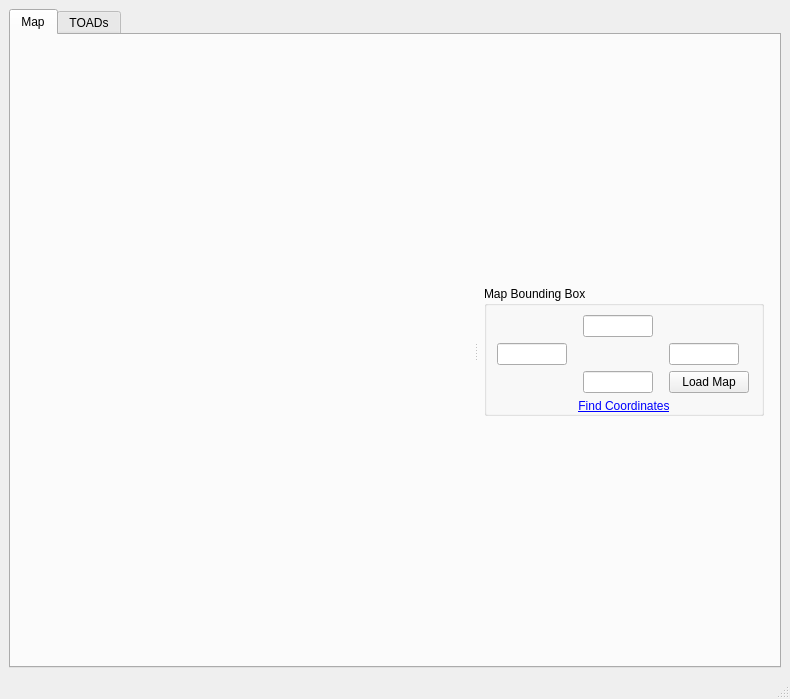
<?xml version="1.0" encoding="UTF-8"?>
<ui version="4.0">
 <class>TOALocalizationGUI</class>
 <widget class="QMainWindow" name="TOALocalizationGUI">
  <property name="geometry">
   <rect>
    <x>0</x>
    <y>0</y>
    <width>790</width>
    <height>699</height>
   </rect>
  </property>
  <property name="windowTitle">
   <string>MainWindow</string>
  </property>
  <widget class="QWidget" name="centralwidget">
   <layout class="QVBoxLayout" name="verticalLayout_4">
    <item>
     <layout class="QVBoxLayout" name="verticalLayout">
      <item>
       <widget class="QTabWidget" name="tabWidget">
        <property name="currentIndex">
         <number>0</number>
        </property>
        <widget class="QWidget" name="tab">
         <attribute name="title">
          <string>Map</string>
         </attribute>
         <layout class="QVBoxLayout" name="verticalLayout_2">
          <item>
           <widget class="QSplitter" name="splitter_3">
            <property name="orientation">
             <enum>Qt::Horizontal</enum>
            </property>
            <widget class="QSplitter" name="splitter_2">
             <property name="orientation">
              <enum>Qt::Vertical</enum>
             </property>
             <widget class="QWidget" name="layoutWidget">
              <layout class="QVBoxLayout" name="verticalLayoutMap"/>
             </widget>
            </widget>
            <widget class="QWidget" name="layoutWidget_2">
             <layout class="QVBoxLayout" name="verticalLayout_9">
              <property name="sizeConstraint">
               <enum>QLayout::SetMaximumSize</enum>
              </property>
              <property name="leftMargin">
               <number>6</number>
              </property>
              <property name="rightMargin">
               <number>6</number>
              </property>
              <item>
               <spacer name="verticalSpacer">
                <property name="orientation">
                 <enum>Qt::Vertical</enum>
                </property>
                <property name="sizeHint" stdset="0">
                 <size>
                  <width>20</width>
                  <height>40</height>
                 </size>
                </property>
               </spacer>
              </item>
              <item>
               <widget class="QGroupBox" name="groupBox_14">
                <property name="sizePolicy">
                 <sizepolicy hsizetype="Minimum" vsizetype="Preferred">
                  <horstretch>0</horstretch>
                  <verstretch>0</verstretch>
                 </sizepolicy>
                </property>
                <property name="maximumSize">
                 <size>
                  <width>280</width>
                  <height>16777215</height>
                 </size>
                </property>
                <property name="title">
                 <string>Map Bounding Box</string>
                </property>
                <layout class="QVBoxLayout" name="verticalLayout_16">
                 <property name="leftMargin">
                  <number>0</number>
                 </property>
                 <property name="rightMargin">
                  <number>0</number>
                 </property>
                 <property name="bottomMargin">
                  <number>0</number>
                 </property>
                 <item>
                  <layout class="QGridLayout" name="gridLayout_10">
                   <item row="1" column="0">
                    <widget class="QLineEdit" name="lineEditLeft">
                     <property name="sizePolicy">
                      <sizepolicy hsizetype="Minimum" vsizetype="Fixed">
                       <horstretch>0</horstretch>
                       <verstretch>0</verstretch>
                      </sizepolicy>
                     </property>
                     <property name="maximumSize">
                      <size>
                       <width>70</width>
                       <height>16777215</height>
                      </size>
                     </property>
                     <property name="cursorPosition">
                      <number>0</number>
                     </property>
                    </widget>
                   </item>
                   <item row="0" column="1">
                    <widget class="QLineEdit" name="lineEditTop">
                     <property name="sizePolicy">
                      <sizepolicy hsizetype="Minimum" vsizetype="Fixed">
                       <horstretch>0</horstretch>
                       <verstretch>0</verstretch>
                      </sizepolicy>
                     </property>
                     <property name="maximumSize">
                      <size>
                       <width>70</width>
                       <height>16777215</height>
                      </size>
                     </property>
                    </widget>
                   </item>
                   <item row="2" column="1">
                    <widget class="QLineEdit" name="lineEditBottom">
                     <property name="sizePolicy">
                      <sizepolicy hsizetype="Minimum" vsizetype="Fixed">
                       <horstretch>0</horstretch>
                       <verstretch>0</verstretch>
                      </sizepolicy>
                     </property>
                     <property name="maximumSize">
                      <size>
                       <width>70</width>
                       <height>16777215</height>
                      </size>
                     </property>
                    </widget>
                   </item>
                   <item row="1" column="2">
                    <widget class="QLineEdit" name="lineEditRight">
                     <property name="sizePolicy">
                      <sizepolicy hsizetype="Minimum" vsizetype="Fixed">
                       <horstretch>0</horstretch>
                       <verstretch>0</verstretch>
                      </sizepolicy>
                     </property>
                     <property name="maximumSize">
                      <size>
                       <width>70</width>
                       <height>16777215</height>
                      </size>
                     </property>
                    </widget>
                   </item>
                   <item row="2" column="2">
                    <widget class="QPushButton" name="pushButtonSetBbox">
                     <property name="sizePolicy">
                      <sizepolicy hsizetype="Minimum" vsizetype="Fixed">
                       <horstretch>0</horstretch>
                       <verstretch>0</verstretch>
                      </sizepolicy>
                     </property>
                     <property name="text">
                      <string>Load Map</string>
                     </property>
                    </widget>
                   </item>
                  </layout>
                 </item>
                 <item>
                  <widget class="QLabel" name="label_17">
                   <property name="sizePolicy">
                    <sizepolicy hsizetype="Minimum" vsizetype="Preferred">
                     <horstretch>0</horstretch>
                     <verstretch>0</verstretch>
                    </sizepolicy>
                   </property>
                   <property name="text">
                    <string>&lt;html&gt;&lt;head/&gt;&lt;body&gt;&lt;p&gt;&lt;a href=&quot;https://www.openstreetmap.org/export&quot;&gt;&lt;span style=&quot; text-decoration: underline; color:#0000ff;&quot;&gt;Find Coordinates&lt;/span&gt;&lt;/a&gt;&lt;/p&gt;&lt;/body&gt;&lt;/html&gt;</string>
                   </property>
                   <property name="alignment">
                    <set>Qt::AlignCenter</set>
                   </property>
                   <property name="openExternalLinks">
                    <bool>true</bool>
                   </property>
                   <property name="textInteractionFlags">
                    <set>Qt::TextBrowserInteraction</set>
                   </property>
                  </widget>
                 </item>
                </layout>
               </widget>
              </item>
              <item>
               <spacer name="verticalSpacer_2">
                <property name="orientation">
                 <enum>Qt::Vertical</enum>
                </property>
                <property name="sizeHint" stdset="0">
                 <size>
                  <width>20</width>
                  <height>40</height>
                 </size>
                </property>
               </spacer>
              </item>
             </layout>
            </widget>
           </widget>
          </item>
         </layout>
        </widget>
        <widget class="QWidget" name="tab_2">
         <attribute name="title">
          <string>TOADs</string>
         </attribute>
         <layout class="QGridLayout" name="gridLayout">
          <item row="0" column="0">
           <widget class="QComboBox" name="comboBoxReceiver1">
            <property name="minimumSize">
             <size>
              <width>150</width>
              <height>0</height>
             </size>
            </property>
           </widget>
          </item>
          <item row="0" column="1">
           <spacer name="horizontalSpacer">
            <property name="orientation">
             <enum>Qt::Horizontal</enum>
            </property>
            <property name="sizeHint" stdset="0">
             <size>
              <width>589</width>
              <height>20</height>
             </size>
            </property>
           </spacer>
          </item>
          <item row="1" column="0" colspan="2">
           <widget class="QwtPlot" name="qwtPlotTOADs"/>
          </item>
         </layout>
        </widget>
       </widget>
      </item>
     </layout>
    </item>
   </layout>
  </widget>
  <widget class="QMenuBar" name="menubar">
   <property name="geometry">
    <rect>
     <x>0</x>
     <y>0</y>
     <width>790</width>
     <height>23</height>
    </rect>
   </property>
  </widget>
  <widget class="QStatusBar" name="statusbar"/>
 </widget>
 <customwidgets>
  <customwidget>
   <class>QwtPlot</class>
   <extends>QFrame</extends>
   <header>qwt</header>
   <container>1</container>
  </customwidget>
 </customwidgets>
 <resources/>
 <connections/>
</ui>
